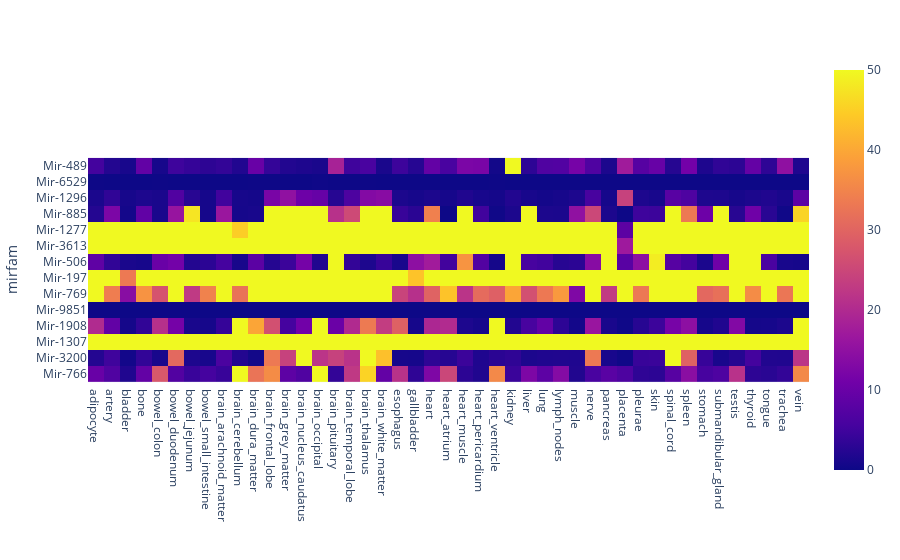
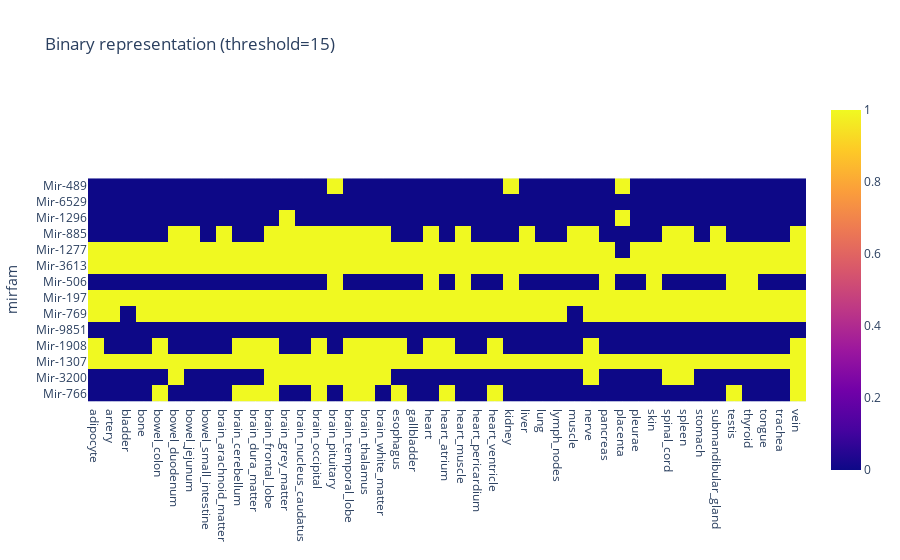

Notebook cell for these charts, in order:
### Markdown cell above
## Output

### Code cell
mirna_tissue_coexpression(expression_path, binary, binary_read_cutoff, metric)

### Figure 1 — Plotly figure (JSON) as saved in the notebook; plotly's stock layout.template omitted (floating-point values rounded to 4 significant figures; data arrays with more than 128 entries replaced by an {"elided": "..."} marker saying what was removed)
{"data": [{"coloraxis": "coloraxis", "hovertemplate": "x: %{x}<br>mirfam: %{y}<br>color: %{z}<extra></extra>", "name": "0", "type": "heatmap", "x": ["adipocyte", "artery", "bladder", "bone", "bowel_colon", "bowel_duodenum", "bowel_jejunum", "bowel_small_intestine", "brain_arachnoid_matter", "brain_cerebellum", "brain_dura_matter", "brain_frontal_lobe", "brain_grey_matter", "brain_nucleus_caudatus", "brain_occipital", "brain_pituitary", "brain_temporal_lobe", "brain_thalamus", "brain_white_matter", "esophagus", "gallbladder", "heart", "heart_atrium", "heart_muscle", "heart_pericardium", "heart_ventricle", "kidney", "liver", "lung", "lymph_nodes", "muscle", "nerve", "pancreas", "placenta", "pleurae", "skin", "spinal_cord", "spleen", "stomach", "submandibular_gland", "testis", "thyroid", "tongue", "trachea", "vein"], "xaxis": "x", "y": ["Mir-489", "Mir-6529", "Mir-1296", "Mir-885", "Mir-1277", "Mir-3613", "Mir-506", "Mir-197", "Mir-769", "Mir-9851", "Mir-1908", "Mir-1307", "Mir-3200", "Mir-766"], "yaxis": "y", "z": {"elided": "14x45 float values"}}], "layout": {"coloraxis": {"cmax": 50, "cmin": 0, "colorscale": [[0, "#0d0887"], [0.1111, "#46039f"], [0.2222, "#7201a8"], [0.3333, "#9c179e"], [0.4444, "#bd3786"], [0.5556, "#d8576b"], [0.6667, "#ed7953"], [0.7778, "#fb9f3a"], [0.8889, "#fdca26"], [1, "#f0f921"]]}, "margin": {"t": 60}, "xaxis": {"anchor": "y", "constrain": "domain", "domain": [0, 1], "scaleanchor": "y"}, "yaxis": {"anchor": "x", "autorange": "reversed", "constrain": "domain", "domain": [0, 1], "title": {"text": "mirfam"}}}}

### Figure 2 — Plotly figure (JSON) as saved in the notebook; plotly's stock layout.template omitted (floating-point values rounded to 4 significant figures; data arrays with more than 128 entries replaced by an {"elided": "..."} marker saying what was removed)
{"data": [{"coloraxis": "coloraxis", "hovertemplate": "x: %{x}<br>mirfam: %{y}<br>color: %{z}<extra></extra>", "name": "0", "type": "heatmap", "x": ["adipocyte", "artery", "bladder", "bone", "bowel_colon", "bowel_duodenum", "bowel_jejunum", "bowel_small_intestine", "brain_arachnoid_matter", "brain_cerebellum", "brain_dura_matter", "brain_frontal_lobe", "brain_grey_matter", "brain_nucleus_caudatus", "brain_occipital", "brain_pituitary", "brain_temporal_lobe", "brain_thalamus", "brain_white_matter", "esophagus", "gallbladder", "heart", "heart_atrium", "heart_muscle", "heart_pericardium", "heart_ventricle", "kidney", "liver", "lung", "lymph_nodes", "muscle", "nerve", "pancreas", "placenta", "pleurae", "skin", "spinal_cord", "spleen", "stomach", "submandibular_gland", "testis", "thyroid", "tongue", "trachea", "vein"], "xaxis": "x", "y": ["Mir-489", "Mir-6529", "Mir-1296", "Mir-885", "Mir-1277", "Mir-3613", "Mir-506", "Mir-197", "Mir-769", "Mir-9851", "Mir-1908", "Mir-1307", "Mir-3200", "Mir-766"], "yaxis": "y", "z": {"elided": "14x45 int values"}}], "layout": {"coloraxis": {"colorscale": [[0, "#0d0887"], [0.1111, "#46039f"], [0.2222, "#7201a8"], [0.3333, "#9c179e"], [0.4444, "#bd3786"], [0.5556, "#d8576b"], [0.6667, "#ed7953"], [0.7778, "#fb9f3a"], [0.8889, "#fdca26"], [1, "#f0f921"]]}, "title": {"text": "Binary representation (threshold=15)"}, "xaxis": {"anchor": "y", "constrain": "domain", "domain": [0, 1], "scaleanchor": "y"}, "yaxis": {"anchor": "x", "autorange": "reversed", "constrain": "domain", "domain": [0, 1], "title": {"text": "mirfam"}}}}
